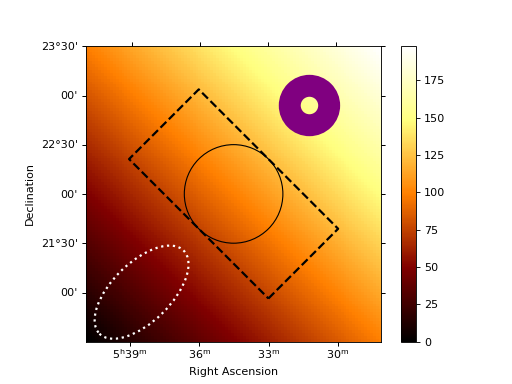

The script that drew this image:
from gammapy.maps import RegionGeom, Map
import numpy as np

m = Map.create(npix=100,binsz=3/100, skydir=(83.63, 22.01), frame='icrs')
m.data = np.add(*np.indices((100, 100)))

# A circle centered in the Crab position
circle = RegionGeom.create("icrs;circle(83.63, 22.01, 0.5)")

# A box centered in the same position
box = RegionGeom.create("icrs;box(83.63, 22.01, 1,2,45)")

# An ellipse in a different location
ellipse = RegionGeom.create("icrs;ellipse(84.63, 21.01, 0.3,0.6,-45)")

# An annulus in a different location
annulus = RegionGeom.create("icrs;annulus(82.8, 22.91, 0.1,0.3)")

m.plot(add_cbar=True)

# Default plotting settings
circle.plot_region()

# Different line styles, widths and colors
box.plot_region(lw=2, linestyle='--', ec='k')
ellipse.plot_region(lw=2, linestyle=':', ec='white')

# Filling the region with a color
annulus.plot_region(lw=2, ec='purple', fc='purple')
